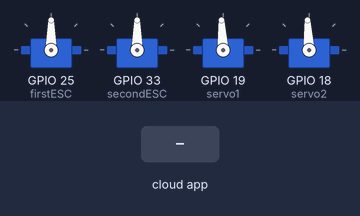
A sketch run on a simulated ESP32. Parts: 4 × servo. The test bench sets the inputs (shaded band). The RemoteXY app is connected.

Above: at 1.2 s.
1.3 s: the phone or cloud app sets joystick_1_y to -100
At 2.5 s:
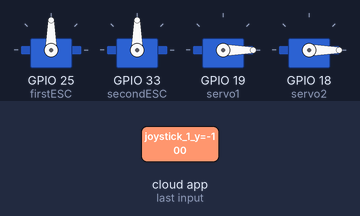
2.8 s: the phone or cloud app sets slider_1 to 25
At 3.7 s:
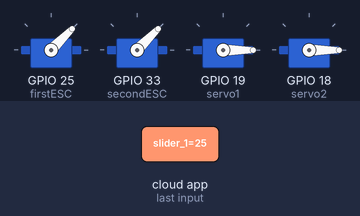
4.3 s: the phone or cloud app sets joystick_1_x to -100
At 4.8 s:
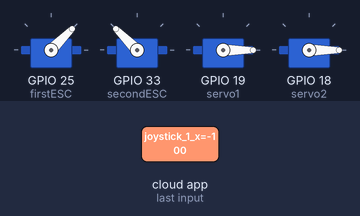
5.8 s: the phone or cloud app sets joystick_1_x to 100
At 7.0 s:
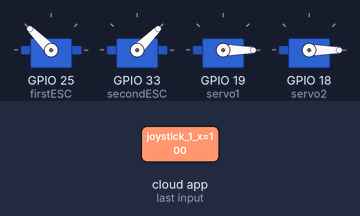
7.3 s: the phone or cloud app sets joystick_1_y to 0
At 8.3 s:
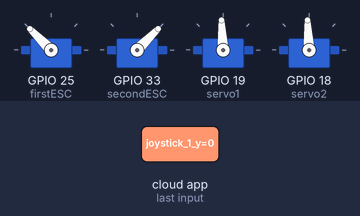
8.8 s: the phone or cloud app sets joystick_1_x to 0
At 9.4 s:
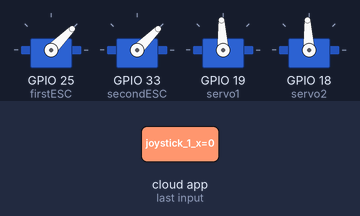
Timing chart, 0 to 11.3 s (numbered marks = the images above; inputs shaded):
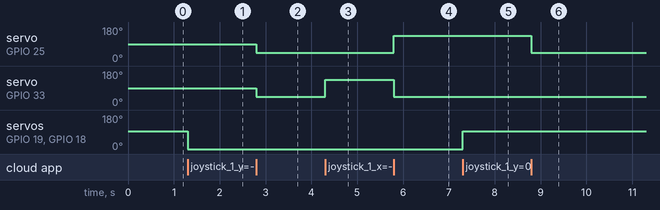

The sketch:

ROV.ino
```cpp
#define REMOTEXY_MODE__ESP32CORE_WIFI_POINT
#include <WiFi.h>

#include <RemoteXY.h>

// RemoteXY connection settings
#define REMOTEXY_WIFI_SSID "ROV"
#define REMOTEXY_WIFI_PASSWORD "RedRightHand"
#define REMOTEXY_SERVER_PORT 6377
//esc variables
//#define ESC1 (33) // left bldc pin 33 GPIO
//#define ESC2 (32) // right bldc pin 32 GPIO
//#define ESC3 (25)// thrust bldc pin 25 GPIO

// RemoteXY configurate
#pragma pack(push, 1)
uint8_t RemoteXY_CONF[] =   // 36 bytes
  { 255,4,0,0,0,29,0,16,20,0,5,32,67,14,30,30,2,26,31,4,
  0,10,12,8,32,2,26,1,0,41,42,12,12,2,31,0 };

// this structure defines all the variables and events of your control interface
struct {

    // input variables
  int8_t joystick_1_x; // from -100 to 100
  int8_t joystick_1_y; // from -100 to 100
  int8_t slider_1; // =0..100 slider position
  uint8_t button_1; // =1 if button pressed, else =0

    // other variable
  uint8_t connect_flag;  // =1 if wire connected, else =0

} RemoteXY;
#pragma pack(pop)
#include <ESP32Servo.h>

int servo1_Center = 1500;
int servo2_Center = 1500;
Servo firstESC, secondESC, thirdESC, servo1, servo2;

void setup()
{
  RemoteXY_Init();

  firstESC.attach(25, 1000, 2000);
  secondESC.attach(33, 1000, 2000);
  servo1.attach(19);
  servo2.attach(18);
}

void loop() {
  RemoteXY_Handler();
  int xValue = RemoteXY.joystick_1_x;
  int yValue = RemoteXY.joystick_1_y;
  if (RemoteXY.button_1!=0) {
   ESP.restart(); //if button pressed reset esp
  }
  else {
    /*  button not pressed */
  }

  if (RemoteXY.slider_1>0){  //f the slider is greater than 0 then the motor will activate
    if (xValue > 50) {   //if the x greater than 50 then move right
    firstESC.write(1750);
    secondESC.write(1250);
    }
    else if (xValue < -50) { //if the x smaller than -50 then move right
    secondESC.write(1750);
    firstESC.write(1250);
    }
    else{ //if x = 0 then read the slider numbers
    int sliderValue = RemoteXY.slider_1;
int mappedValue = map(sliderValue, 0, 100, 1000, 2000); // map slider value to pulse width range firstESC.writeMicroseconds(mappedValue); // send pulse width to ESC to control
secondESC.writeMicroseconds(mappedValue);
firstESC.writeMicroseconds(mappedValue);

    }
  }
  else if (RemoteXY.slider_1=0){  //slider  equal 0 then motor will not activate
    secondESC.write(0);
    firstESC.write(0);
  }

  servo1.writeMicroseconds(yValue * 10 + servo1_Center);   //servo1 code
  servo2.writeMicroseconds(yValue * 10 + servo2_Center);   //servo2 code

}
```

Measured:
- after the input at 1.3 s, servo on GPIO 19 (servo1), servo on GPIO 18 (servo2): 93° → 0° at once
- after the input at 2.8 s, servo on GPIO 25 (firstESC), servo on GPIO 33 (secondESC): 90° → 45° at once
- after the input at 4.3 s, servo on GPIO 33 (secondESC): 45° → 135° at once
- after the input at 5.8 s, servo on GPIO 25 (firstESC): 45° → 135° at once; servo on GPIO 33 (secondESC): 135° → 45° at once
- after the input at 7.3 s, servo on GPIO 19 (servo1), servo on GPIO 18 (servo2): 0° → 93° at once
- after the input at 8.8 s, servo on GPIO 25 (firstESC): 135° → 45° at once
